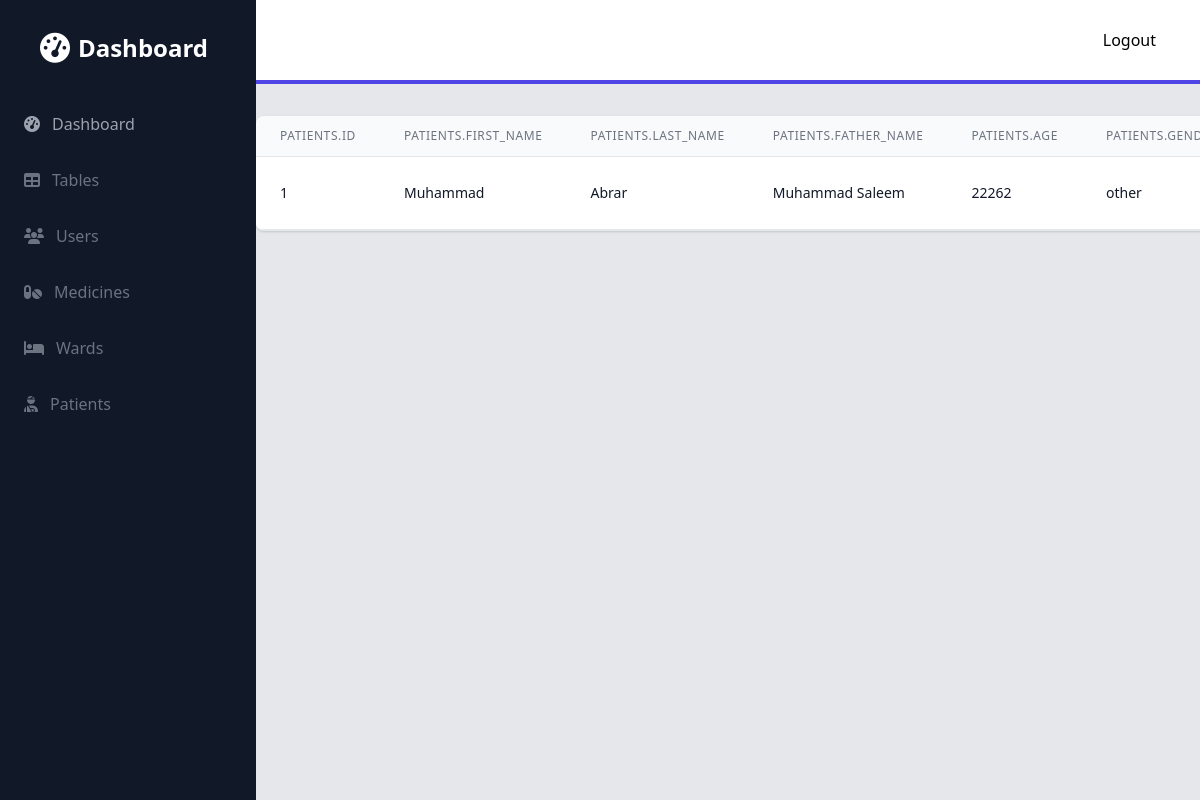
/admin/ward_patients/1 (signed in), run on the app's committed database.
### models.py (models this page shows)
class Patients(db.Model):
    id = db.Column(db.Integer, primary_key=True)
    first_name = db.Column(db.String(150), nullable=False)
    last_name = db.Column(db.String(150), nullable=False)
    father_name = db.Column(db.String(150), nullable=True)
    age = db.Column(db.Integer, nullable=False)
    gender = db.Column(db.String(150), nullable=True)
    mrn = db.Column(db.String(150), nullable=False)
    date_created = db.Column(db.DateTime(timezone=True), default=func.now())
    phone = db.Column(db.String(150), nullable=True)
    cnic = db.Column(db.String(150), nullable=True)
    ward_id = db.Column(db.Integer, ForeignKey('wards.id'), nullable=False)

### admin.py (the view)
@admin.route('/ward_patients/<int:id>')
@login_required
def ward_patients(id):
    ward = Wards.query.get(id)
    patients = ward.patients
    columns = Patients.__table__.columns
    values = []
    for patient in patients:
        values.append([getattr(patient, column.name) for column in columns])
    print(values)
    return render_template('admin/wards/ward_patients.html', patients=patients, ward=ward, columns=columns, values=values)

### app.py (called while the page is built)
def create_app():
    app = Flask(__name__)
    app.config['SQLALCHEMY_DATABASE_URI'] = 'sqlite:///database.db'
    app.config['SECRET_KEY'] = 'secret'
    app.register_blueprint(views, url_prefix='/')
    app.register_blueprint(auth, url_prefix='/')
    app.register_blueprint(admin, url_prefix='/admin')
    login_manager = LoginManager()
    login_manager.login_view = 'auth.login'
    login_manager.init_app(app)
    @login_manager.user_loader
    def load_user(id):
        return Users.query.get(int(id))
    with app.app_context():
        db.init_app(app)
        db.create_all()
    return app

### templates/admin/wards/ward_patients.html
{% extends 'admin/base.html' %}
{% block content %}
<div class="flex flex-col mt-8">
    <div class="py-2 -my-2 overflow-x-auto sm:-mx-6 sm:px-6 lg:-mx-8 lg:px-8">
        <div class="inline-block min-w-full overflow-hidden align-middle border-b border-gray-200 shadow sm:rounded-lg">
            <table class="min-w-full">
                <thead>
                    <tr>
                      {% for column in columns %}
<th class="px-6 py-3 text-xs font-medium leading-4 tracking-wider text-left text-gray-500 uppercase border-b border-gray-200 bg-gray-50">{{ column }}</th>
                      {% endfor %}
                    </tr>
                </thead>
                <tbody class="bg-white">
                  {% for i in range(values|length) %}
                    <tr>
                      {% for j in range(values[i]|length) %}
<td class="px-6 py-4 text-sm font-medium leading-5 text-gray-900 whitespace-no-wrap border-b border-gray-200">{{ values[i][j] }}</td>
                      {% endfor %}
                    </tr>
                    {% endfor %}
                </tbody>
            </table>
        </div>
    </div>
</div>
{% endblock %}

### data on the page
Patients: id "1" "Muhammad" "Abrar" "Muhammad Saleem" "22262" "other"

### other printed values
{{ column }} "PATIENTS.ID" "PATIENTS.FIRST_NAME" "PATIENTS.LAST_NAME" "PATIENTS.FATHER_NAME" "PATIENTS.AGE"
